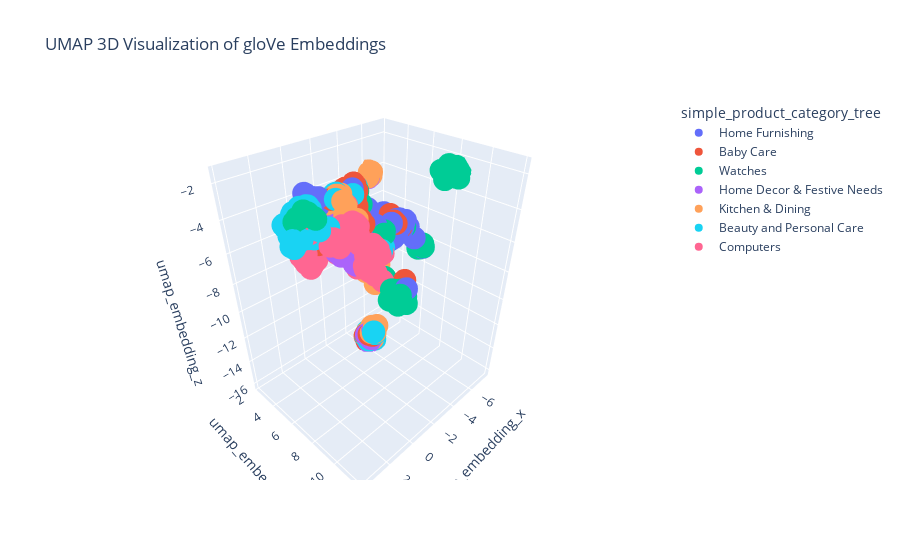

Write notebook code for a chart like this one.
### Code cell
reducer = umap.UMAP(n_neighbors=80,
                    n_components=3, # 3 dimensions au lieu de 2
                    min_dist=0.4,
                    metric='cosine',
                    random_state=graine)
embedding_3d = reducer.fit_transform(list(corpus_gloVe['gloVe_embeddings']))

corpus_gloVe['umap_embedding_x'] = embedding_3d[:, 0]
corpus_gloVe['umap_embedding_y'] = embedding_3d[:, 1]
corpus_gloVe['umap_embedding_z'] = embedding_3d[:, 2]

fig = px.scatter_3d(corpus_gloVe,
                    x='umap_embedding_x',
                    y='umap_embedding_y',
                    z='umap_embedding_z',
                    color='simple_product_category_tree',
                    hover_data=['NMF_label'],
                    title='UMAP 3D Visualization of gloVe Embeddings')
fig.show()

### Figure 1 — Plotly figure (JSON) as saved in the notebook; plotly's stock layout.template omitted (floating-point values rounded to 4 significant figures; data arrays with more than 128 entries replaced by an {"elided": "..."} marker saying what was removed)
{"data": [{"customdata": {"elided": "150x1 int values"}, "hovertemplate": "simple_product_category_tree=Home Furnishing<br>umap_embedding_x=%{x}<br>umap_embedding_y=%{y}<br>umap_embedding_z=%{z}<br>NMF_label=%{customdata[0]}<extra></extra>", "legendgroup": "Home Furnishing", "marker": {"color": "#636efa", "symbol": "circle"}, "mode": "markers", "name": "Home Furnishing", "scene": "scene", "showlegend": true, "type": "scatter3d", "x": {"elided": "150 float values"}, "y": {"elided": "150 float values"}, "z": {"elided": "150 float values"}}, {"customdata": {"elided": "150x1 int values"}, "hovertemplate": "simple_product_category_tree=Baby Care<br>umap_embedding_x=%{x}<br>umap_embedding_y=%{y}<br>umap_embedding_z=%{z}<br>NMF_label=%{customdata[0]}<extra></extra>", "legendgroup": "Baby Care", "marker": {"color": "#EF553B", "symbol": "circle"}, "mode": "markers", "name": "Baby Care", "scene": "scene", "showlegend": true, "type": "scatter3d", "x": {"elided": "150 float values"}, "y": {"elided": "150 float values"}, "z": {"elided": "150 float values"}}, {"customdata": {"elided": "150x1 int values"}, "hovertemplate": "simple_product_category_tree=Watches<br>umap_embedding_x=%{x}<br>umap_embedding_y=%{y}<br>umap_embedding_z=%{z}<br>NMF_label=%{customdata[0]}<extra></extra>", "legendgroup": "Watches", "marker": {"color": "#00cc96", "symbol": "circle"}, "mode": "markers", "name": "Watches", "scene": "scene", "showlegend": true, "type": "scatter3d", "x": {"elided": "150 float values"}, "y": {"elided": "150 float values"}, "z": {"elided": "150 float values"}}, {"customdata": {"elided": "150x1 int values"}, "hovertemplate": "simple_product_category_tree=Home Decor & Festive Needs<br>umap_embedding_x=%{x}<br>umap_embedding_y=%{y}<br>umap_embedding_z=%{z}<br>NMF_label=%{customdata[0]}<extra></extra>", "legendgroup": "Home Decor & Festive Needs", "marker": {"color": "#ab63fa", "symbol": "circle"}, "mode": "markers", "name": "Home Decor & Festive Needs", "scene": "scene", "showlegend": true, "type": "scatter3d", "x": {"elided": "150 float values"}, "y": {"elided": "150 float values"}, "z": {"elided": "150 float values"}}, {"customdata": {"elided": "150x1 int values"}, "hovertemplate": "simple_product_category_tree=Kitchen & Dining<br>umap_embedding_x=%{x}<br>umap_embedding_y=%{y}<br>umap_embedding_z=%{z}<br>NMF_label=%{customdata[0]}<extra></extra>", "legendgroup": "Kitchen & Dining", "marker": {"color": "#FFA15A", "symbol": "circle"}, "mode": "markers", "name": "Kitchen & Dining", "scene": "scene", "showlegend": true, "type": "scatter3d", "x": {"elided": "150 float values"}, "y": {"elided": "150 float values"}, "z": {"elided": "150 float values"}}, {"customdata": {"elided": "150x1 int values"}, "hovertemplate": "simple_product_category_tree=Beauty and Personal Care<br>umap_embedding_x=%{x}<br>umap_embedding_y=%{y}<br>umap_embedding_z=%{z}<br>NMF_label=%{customdata[0]}<extra></extra>", "legendgroup": "Beauty and Personal Care", "marker": {"color": "#19d3f3", "symbol": "circle"}, "mode": "markers", "name": "Beauty and Personal Care", "scene": "scene", "showlegend": true, "type": "scatter3d", "x": {"elided": "150 float values"}, "y": {"elided": "150 float values"}, "z": {"elided": "150 float values"}}, {"customdata": {"elided": "150x1 int values"}, "hovertemplate": "simple_product_category_tree=Computers<br>umap_embedding_x=%{x}<br>umap_embedding_y=%{y}<br>umap_embedding_z=%{z}<br>NMF_label=%{customdata[0]}<extra></extra>", "legendgroup": "Computers", "marker": {"color": "#FF6692", "symbol": "circle"}, "mode": "markers", "name": "Computers", "scene": "scene", "showlegend": true, "type": "scatter3d", "x": {"elided": "150 float values"}, "y": {"elided": "150 float values"}, "z": {"elided": "150 float values"}}], "layout": {"legend": {"title": {"text": "simple_product_category_tree"}, "tracegroupgap": 0}, "scene": {"domain": {"x": [0, 1], "y": [0, 1]}, "xaxis": {"title": {"text": "umap_embedding_x"}}, "yaxis": {"title": {"text": "umap_embedding_y"}}, "zaxis": {"title": {"text": "umap_embedding_z"}}}, "title": {"text": "UMAP 3D Visualization of gloVe Embeddings"}}}
